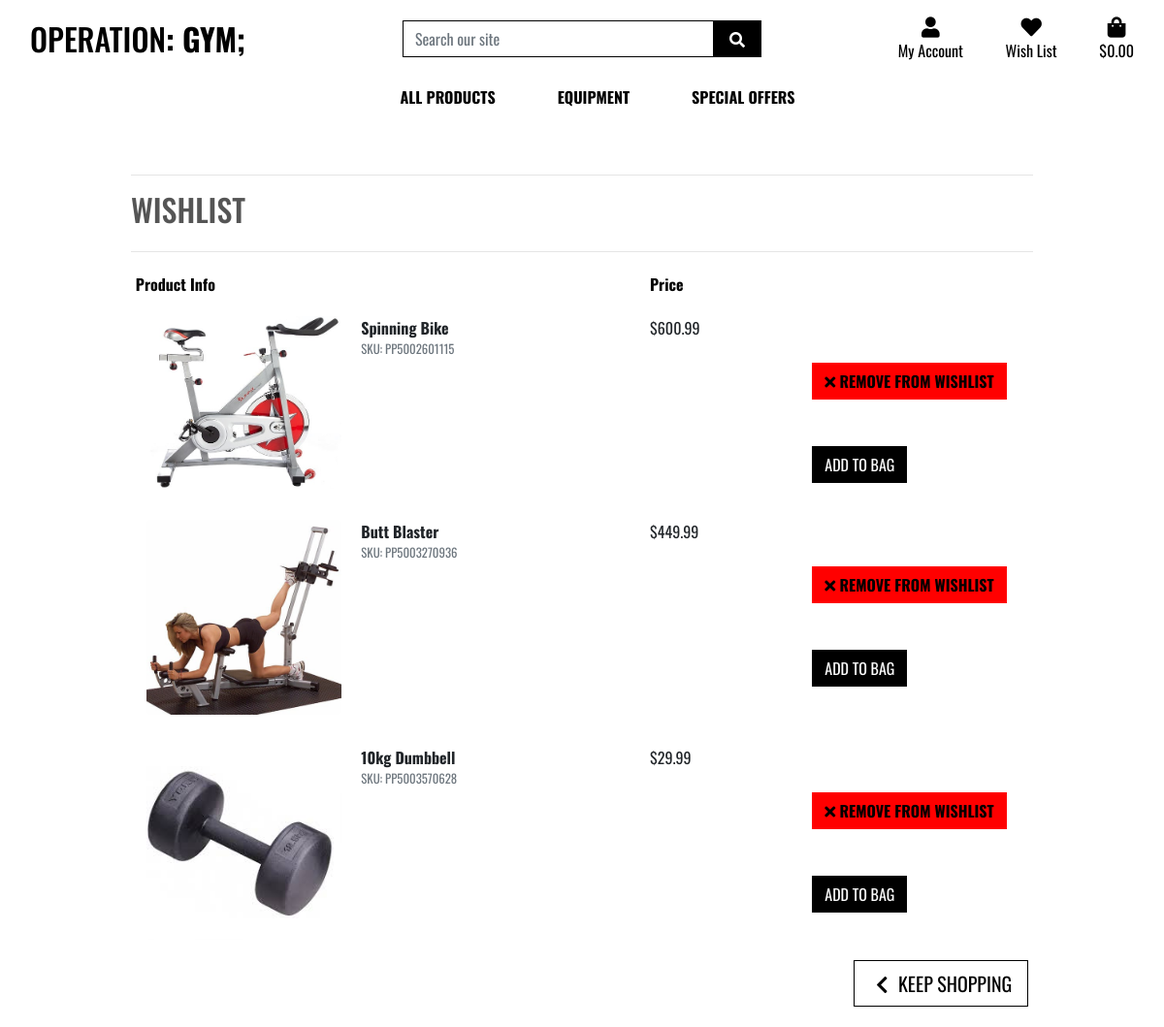
/wishlist/ (signed in), run on the app's committed database.
### products/models.py (models this page shows, shortened)
class Product(models.Model):
    category = models.ForeignKey('Category', null=True, blank=True, on_delete=models.SET_NULL)
    sku = models.CharField(max_length=254, null=True, blank=True)
    name = models.CharField(max_length=254)
    description = models.TextField()
    stock = models.IntegerField()
    price = models.DecimalField(max_digits=6, decimal_places=2)
    image = models.ImageField(null=True, blank=True)

### wishlist/views.py (the view)
# urls.py: path('wishlist/', include('wishlist.urls')),
@login_required
def wishlist(request):
    items = []
    user = get_object_or_404(UserProfile, user=request.user)
    wishlist = Wishlist.objects.get_or_create(user=user)
    wishlist_user = wishlist[0]
    test = WishlistItem.objects.filter(wishlist=wishlist_user).exists()
    if test:
        user_wishlist = get_list_or_404(WishlistItem, wishlist=wishlist_user)
        for obj in user_wishlist:
            product = get_object_or_404(Product, name=obj)
            items.append(product)
        context = {
            'wishlist': True,
            'products': items
        }
        return render(request, 'wishlist/wishlist.html', context)
    else:
        context = {
            'wishlist': False,
        }
        return render(request, 'wishlist/wishlist.html', context)

### bag/contexts.py (called while the page is built, shortened)
def bag_contents(request):
    bag_items = []
    total = 0
    product_count = 0
    bag = request.session.get('bag', {})
    delivery = total * Decimal(settings.STANDARD_DELIVERY_PERCENTAGE / 100)
    grand_total = delivery + total
    context = {
        'bag_items': bag_items,
        'total': total,
        'product_count': product_count,
        'delivery': delivery,
        'grand_total': grand_total,
    }
    return context

### wishlist/models.py (called while the page is built)
    def __str__(self):
        return self.product.name

### wishlist/templates/wishlist/wishlist.html (shortened to what this page needs)
{% extends "base.html" %}
{% load static %}
{% load bag_tools %}
{% block extra_css %}
    <link rel="stylesheet" href="{% static 'css/wishlist.css' %}">
{% endblock %}
{% block page_header %}
<div class="container header-container">
    </div>
{% endblock %}
{% block content %}
<div class="overlay"></div>
<div class="container mb-2">
        <div class="row">
            <div class="col">
                <hr>
                <h2 class="logo-font mb-4">Wishlist</h2>
                <hr>
            </div>
        </div>
        <div class="row">
            <div class="col">
                {% if wishlist %}
                    <div class="table-responsive rounded">
                        <table class="table table-sm table-borderless">
                            <thead class="text-black">
                                <tr>
                                    <th scope="col">Product Info</th>
                                    <th scope="col"></th>
                                    <th scope="col">Price</th>
                                </tr>
                            </thead>
                            {% for product in products%}
                                <tr>
                                    <td class="p-3 w-25">
                                        {% if product.image %}
                                        <img class="img-fluid rounded" src="{{ product.image.url }}">
                                        {% else %}
                                        <img class="w-100" src="{{ MEDIA_URL }}noimage.jpg" alt="{{ product.name }}">
                                        {% endif %}
                                    </td>
                                    <td class="py-3">
                                        <p class="my-0"><strong>{{ product.name }}</strong></p>
                                        <p class="my-0 small text-muted">SKU: {{ product.sku|upper }}</p>
                                    </td>
                                    <td class="py-3">
                                        <p class="my-0">${{ product.price }}</p>
                                    </td>
                                    <td class="py-3 w-25">
                                        <form class="form update-form" method="POST" action="{% url 'delete_from_wishlist' product.id %}">
                                            <button class="btn btn-red rounded-0 text-uppercase mt-5"><strong><i class="fas fa-times"></i> Remove from wishlist</strong></button>
                                        </form>
                                        <form class="form update-form" method="POST" action="{% url 'product_detail' product.id %}">
                                            <button class="btn btn-black rounded-0 text-uppercase mt-5">Add to Bag</button>
                                        </form>
                                    </td>
                                </tr>
                            {% endfor %}
                            <tr>
                                <td colspan="5" class="text-right">
                                    <a href="{% url 'products' %}" class="btn btn-outline-black rounded-0 btn-lg">
                                        <span class="icon">
                                            <i class="fas fa-chevron-left"></i>
                                        </span>
                                        <span class="text-uppercase">Keep Shopping</span>
                                    </a>
                                </td>
                            </tr>
                        </table>
                    </div>
                {% endif %}
            </div>
        </div>
    </div>
{% endblock %}

### static/css/base.css (style rules this page uses)
html { height:100%; }
body { background: url(/media/homepage_background.jpg) no-repeat center center fixed; background-size: cover; height: calc(100vh - 164px); color: #555; font-family: 'Oswald'; }
.icon { align-items: center; display: inline-flex; justify-content: center; height: 1.5rem; width: 1.5rem; }
.logo-font { text-transform: uppercase; }
.btn-black { background: black; color: white; }
.text-black { color: #000 !important; }
.overlay { height: 100%; width: 100%; top: 0; left: 0; position: fixed; background: white; z-index: -1; }
.btn-outline-black { background: white; color: black !important; border: 1px solid black; }
@media (min-width: 1200px) { .container { max-width: 80%; } }
@media (min-width: 992px) { .header-container { padding-top: 164px; } }

### wishlist/static/css/wishlist.css (style rules this page uses)
.btn-red { background: red; color: black; }

### data on the page
Product: image (picture), name "Spinning Bike", sku "PP5002601115", price "600.99"
Product: image (picture), name "Butt Blaster", sku "PP5003270936", price "449.99"
Product: image (picture), name "10kg Dumbbell", sku "PP5003570628", price "29.99"
